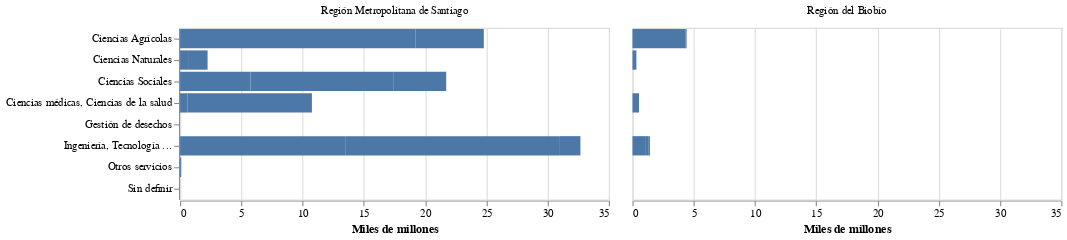

Write notebook code for a chart like this one.
### Code cell
# Gráfico lo consideramos con información de data innovación -- AREA OCDE
chart_pg5B = alt.Chart(df_pg5B).mark_bar().encode(
                y = alt.Y('area_ocde:O',title=None),
                x = alt.X('monto_consolidado_ley:Q', title='Miles de millones'),
                column = alt.Column('regionejecucion',title=None) 
            )
chart_pg5B

### Figure 1 — Vega-Lite specification as saved in the notebook (floating-point values rounded to 4 significant figures)
{"config": {"view": {"continuousWidth": 400, "continuousHeight": 300}}, "data": {"name": "data-d90ddc6647d0f6ab7388d0d14ef4bdf8"}, "mark": "bar", "encoding": {"column": {"type": "nominal", "field": "regionejecucion", "title": null}, "x": {"type": "quantitative", "field": "monto_consolidado_ley", "title": "Miles de millones"}, "y": {"type": "ordinal", "field": "area_ocde", "title": null}}, "$schema": "https://vega.github.io/schema/vega-lite/v4.8.1.json", "datasets": {"data-d90ddc6647d0f6ab7388d0d14ef4bdf8": [{"area_ocde": "Ciencias Agrícolas", "regionejecucion": "Región Metropolitana de Santiago", "anio_adjudicacion": 2019, "aprobado_corfo": 250700000.0, "aprobado_privado": 89940000.0, "monto_consolidado_ley": 19.22}, {"area_ocde": "Ciencias Agrícolas", "regionejecucion": "Región Metropolitana de Santiago", "anio_adjudicacion": 2020, "aprobado_corfo": 0.0, "aprobado_privado": 0.0, "monto_consolidado_ley": 5.502}, {"area_ocde": "Ciencias Agrícolas", "regionejecucion": "Región Metropolitana de Santiago", "anio_adjudicacion": 2021, "aprobado_corfo": 0.0, "aprobado_privado": 0.0, "monto_consolidado_ley": 0.06589}, {"area_ocde": "Ciencias Agrícolas", "regionejecucion": "Región del Biobío", "anio_adjudicacion": 2019, "aprobado_corfo": 76220000.0, "aprobado_privado": 114400000.0, "monto_consolidado_ley": 0.0}, {"area_ocde": "Ciencias Agrícolas", "regionejecucion": "Región del Biobío", "anio_adjudicacion": 2020, "aprobado_corfo": 0.0, "aprobado_privado": 0.0, "monto_consolidado_ley": 4.306}, {"area_ocde": "Ciencias Agrícolas", "regionejecucion": "Región del Biobío", "anio_adjudicacion": 2021, "aprobado_corfo": 0.0, "aprobado_privado": 0.0, "monto_consolidado_ley": 0.1109}, {"area_ocde": "Ciencias Naturales", "regionejecucion": "Región Metropolitana de Santiago", "anio_adjudicacion": 2019, "aprobado_corfo": 0.0, "aprobado_privado": 0.0, "monto_consolidado_ley": 0.6489}, {"area_ocde": "Ciencias Naturales", "regionejecucion": "Región Metropolitana de Santiago", "anio_adjudicacion": 2020, "aprobado_corfo": 0.0, "aprobado_privado": 0.0, "monto_consolidado_ley": 1.595}, {"area_ocde": "Ciencias Naturales", "regionejecucion": "Región del Biobío", "anio_adjudicacion": 2020, "aprobado_corfo": 150000000.0, "aprobado_privado": 278600000.0, "monto_consolidado_ley": 0.3187}, {"area_ocde": "Ciencias Naturales", "regionejecucion": "Región del Biobío", "anio_adjudicacion": 2021, "aprobado_corfo": 120000000.0, "aprobado_privado": 52000000.0, "monto_consolidado_ley": 0.0}, {"area_ocde": "Ciencias Sociales", "regionejecucion": "Región Metropolitana de Santiago", "anio_adjudicacion": 2019, "aprobado_corfo": 291500000.0, "aprobado_privado": 145200000.0, "monto_consolidado_ley": 5.747}, {"area_ocde": "Ciencias Sociales", "regionejecucion": "Región Metropolitana de Santiago", "anio_adjudicacion": 2020, "aprobado_corfo": 394900000.0, "aprobado_privado": 331700000.0, "monto_consolidado_ley": 11.65}, {"area_ocde": "Ciencias Sociales", "regionejecucion": "Región Metropolitana de Santiago", "anio_adjudicacion": 2021, "aprobado_corfo": 352500000.0, "aprobado_privado": 136000000.0, "monto_consolidado_ley": 4.327}, {"area_ocde": "Ciencias Sociales", "regionejecucion": "Región del Biobío", "anio_adjudicacion": 2019, "aprobado_corfo": 519200000.0, "aprobado_privado": 356800000.0, "monto_consolidado_ley": 0.0}, {"area_ocde": "Ciencias médicas, Ciencias de la salud", "regionejecucion": "Región Metropolitana de Santiago", "anio_adjudicacion": 2019, "aprobado_corfo": 139800000.0, "aprobado_privado": 34960000.0, "monto_consolidado_ley": 0.592}, {"area_ocde": "Ciencias médicas, Ciencias de la salud", "regionejecucion": "Región Metropolitana de Santiago", "anio_adjudicacion": 2020, "aprobado_corfo": 0.0, "aprobado_privado": 0.0, "monto_consolidado_ley": 10.17}, {"area_ocde": "Ciencias médicas, Ciencias de la salud", "regionejecucion": "Región Metropolitana de Santiago", "anio_adjudicacion": 2021, "aprobado_corfo": 173400000.0, "aprobado_privado": 60140000.0, "monto_consolidado_ley": 0.0}, {"area_ocde": "Ciencias médicas, Ciencias de la salud", "regionejecucion": "Región del Biobío", "anio_adjudicacion": 2019, "aprobado_corfo": 160000000.0, "aprobado_privado": 68580000.0, "monto_consolidado_ley": 0.0}, {"area_ocde": "Ciencias médicas, Ciencias de la salud", "regionejecucion": "Región del Biobío", "anio_adjudicacion": 2020, "aprobado_corfo": 0.0, "aprobado_privado": 0.0, "monto_consolidado_ley": 0.5318}, {"area_ocde": "Ciencias médicas, Ciencias de la salud", "regionejecucion": "Región del Biobío", "anio_adjudicacion": 2021, "aprobado_corfo": 100000000.0, "aprobado_privado": 185700000.0, "monto_consolidado_ley": 0.0}, {"area_ocde": "Gestión de desechos", "regionejecucion": "Región del Biobío", "anio_adjudicacion": 2019, "aprobado_corfo": 93420000.0, "aprobado_privado": 25740000.0, "monto_consolidado_ley": 0.0}, {"area_ocde": "Gestión de desechos", "regionejecucion": "Región del Biobío", "anio_adjudicacion": 2021, "aprobado_corfo": 100000000.0, "aprobado_privado": 47250000.0, "monto_consolidado_ley": 0.0}, {"area_ocde": "Ingeniería, Tecnología ...", "regionejecucion": "Región Metropolitana de Santiago", "anio_adjudicacion": 2019, "aprobado_corfo": 3336000000.0, "aprobado_privado": 2699000000.0, "monto_consolidado_ley": 13.53}, {"area_ocde": "Ingeniería, Tecnología ...", "regionejecucion": "Región Metropolitana de Santiago", "anio_adjudicacion": 2020, "aprobado_corfo": 903200000.0, "aprobado_privado": 1223000000.0, "monto_consolidado_ley": 17.48}, {"area_ocde": "Ingeniería, Tecnología ...", "regionejecucion": "Región Metropolitana de Santiago", "anio_adjudicacion": 2021, "aprobado_corfo": 1456000000.0, "aprobado_privado": 652800000.0, "monto_consolidado_ley": 1.673}, {"area_ocde": "Ingeniería, Tecnología ...", "regionejecucion": "Región del Biobío", "anio_adjudicacion": 2019, "aprobado_corfo": 498200000.0, "aprobado_privado": 289400000.0, "monto_consolidado_ley": 1.032}, {"area_ocde": "Ingeniería, Tecnología ...", "regionejecucion": "Región del Biobío", "anio_adjudicacion": 2020, "aprobado_corfo": 0.0, "aprobado_privado": 0.0, "monto_consolidado_ley": 0.2534}, {"area_ocde": "Ingeniería, Tecnología ...", "regionejecucion": "Región del Biobío", "anio_adjudicacion": 2021, "aprobado_corfo": 421900000.0, "aprobado_privado": 169100000.0, "monto_consolidado_ley": 0.1395}, {"area_ocde": "Otros servicios", "regionejecucion": "Región Metropolitana de Santiago", "anio_adjudicacion": 2020, "aprobado_corfo": 0.0, "aprobado_privado": 0.0, "monto_consolidado_ley": 0.09196}, {"area_ocde": "Sin definir", "regionejecucion": "Región Metropolitana de Santiago", "anio_adjudicacion": 2020, "aprobado_corfo": 1042000000.0, "aprobado_privado": 783100000.0, "monto_consolidado_ley": 0.0}, {"area_ocde": "Sin definir", "regionejecucion": "Región Metropolitana de Santiago", "anio_adjudicacion": 2021, "aprobado_corfo": 1100000000.0, "aprobado_privado": 459300000.0, "monto_consolidado_ley": 0.0}, {"area_ocde": "Sin definir", "regionejecucion": "Región del Biobío", "anio_adjudicacion": 2019, "aprobado_corfo": 144400000.0, "aprobado_privado": 32600000.0, "monto_consolidado_ley": 0.0}, {"area_ocde": "Sin definir", "regionejecucion": "Región del Biobío", "anio_adjudicacion": 2021, "aprobado_corfo": 374300000.0, "aprobado_privado": 155300000.0, "monto_consolidado_ley": 0.0}]}}
